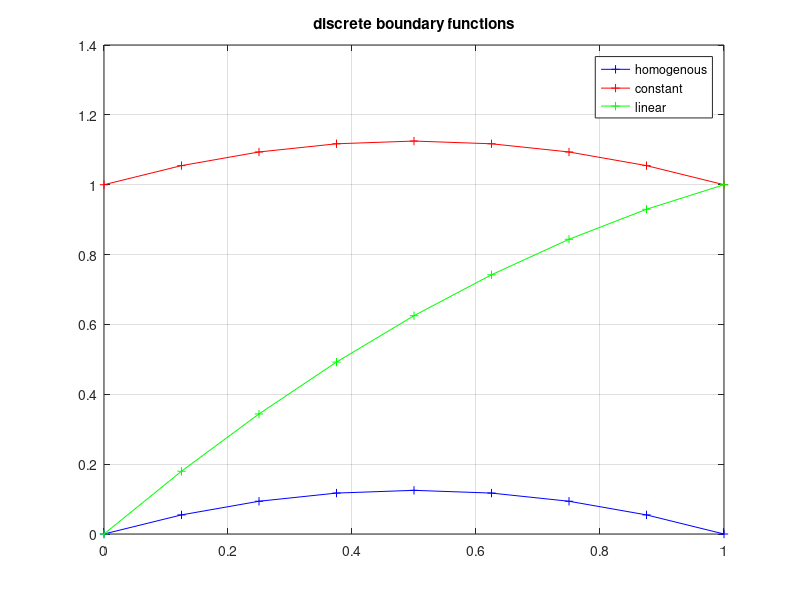

The MATLAB source for this figure:
% Numerical Programming 2 CSE
% Tutorial 12 - PDE - Finite Element Method 3
% Author: Bernhard Gatzhammer

% Matlab code to solve exercise 1b)

function ex1b()
    close all
    clear all

    i = 3;
    Nelem = 2^i;
    h = 1/Nelem;
    A = zeros(Nelem-1,Nelem-1);
    b = h * ones(Nelem-1,1);
    for i=1:Nelem-1
        A(i,i) = 2;
        if i > 1
            A(i-1,i) = -1;
        end
        if i < Nelem-1
            A(i+1,i) = -1;
        end
    end
    A = (1/h) * A;
    
    % Case with homogenous boundary conditions
    a1 = 0;
    b1 = 0;
    u = A\b;
    coords = linspace(0,1,Nelem+1);
    plot(coords', [a1; u; b1], 'b+-');
    hold on

    % Case with equal boundary conditions
    a2 = 1;
    b2 = 1;
    b = h * ones(Nelem-1,1);
    b(1) = b(1) + a2/h;
    b(end) = b(end) + b2/h;
    u0 = A\b;    
    % The boundary functions are added implicitely in the plot
    plot(coords', [a2; u0; b2], 'r+-');

    % Case with different boundary conditions
    a3 = 0;
    b3 = 1;
    b = h*ones(Nelem-1,1);
    b(1) = b(1) + a3/h;
    b(end) = b(end) + b3/h;
    u0 = A\b;
    % The boundary functions are added implicitely in the plot
    plot(coords', [a3; u0; b3], 'g+-');
    
    legend('homogenous', 'constant', 'linear')
    title('discrete boundary functions')
    grid on
end